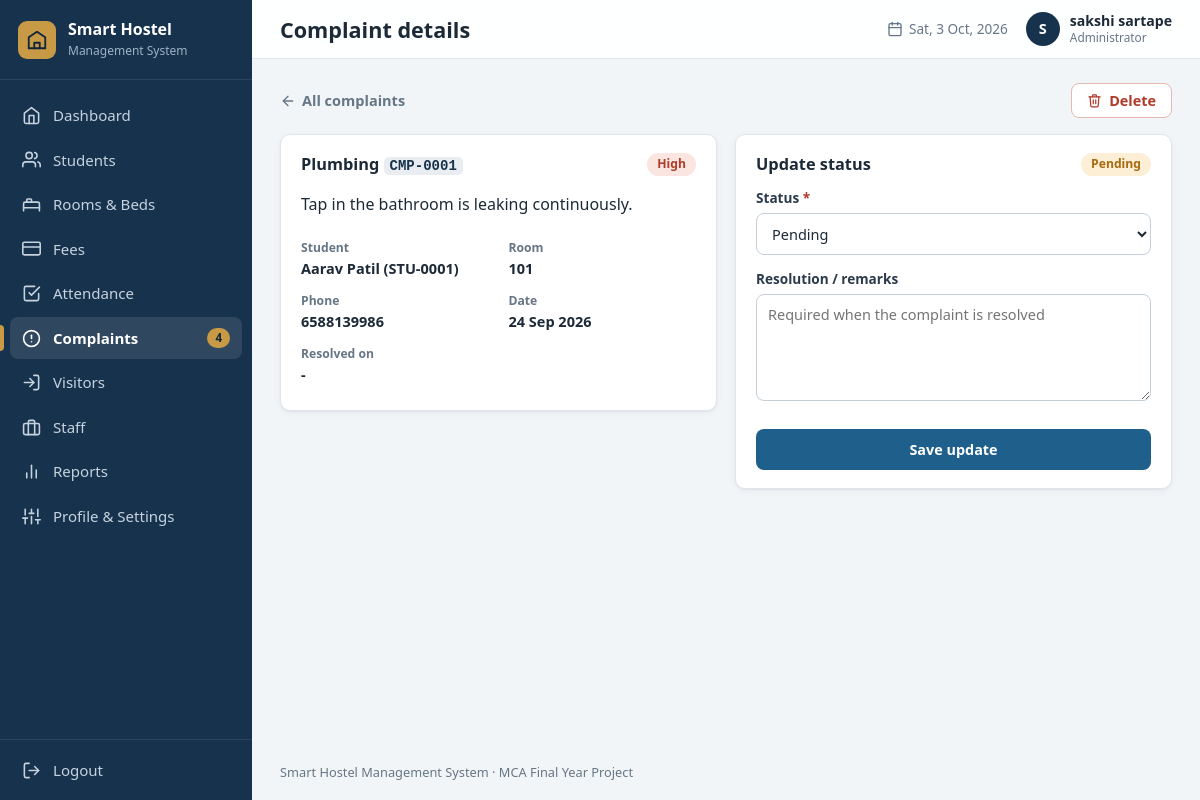
Screenshot of /complaints/1 (signed in) with the database file from the repository.
### tables this page shows
CREATE TABLE settings (
    key   TEXT PRIMARY KEY,
    value TEXT NOT NULL
);

CREATE TABLE users (
    id            INTEGER PRIMARY KEY AUTOINCREMENT,
    username      TEXT NOT NULL UNIQUE COLLATE NOCASE,
    password_hash TEXT NOT NULL,
    full_name     TEXT NOT NULL,
    email         TEXT,
    phone         TEXT,
    role          TEXT NOT NULL DEFAULT 'Administrator',
    created_at    TEXT NOT NULL DEFAULT (datetime('now','localtime')),
    last_login    TEXT
);

CREATE TABLE complaints (
    id             INTEGER PRIMARY KEY AUTOINCREMENT,
    student_id     INTEGER NOT NULL REFERENCES students(id) ON DELETE CASCADE,
    category       TEXT    NOT NULL,
    description    TEXT    NOT NULL,
    complaint_date TEXT    NOT NULL,
    priority       TEXT    NOT NULL DEFAULT 'Medium' CHECK (priority IN ('Low','Medium','High')),
    status         TEXT    NOT NULL DEFAULT 'Pending' CHECK (status IN ('Pending','In Progress','Resolved')),
    resolution     TEXT,
    resolved_date  TEXT,
    created_at     TEXT    NOT NULL DEFAULT (datetime('now','localtime')),
    -- a complaint has a resolved date if, and only if, it is Resolved
    CHECK ((status = 'Resolved' AND resolved_date IS NOT NULL)
        OR (status <> 'Resolved' AND resolved_date IS NULL))
);

CREATE TABLE rooms (
    id                INTEGER PRIMARY KEY AUTOINCREMENT,
    room_no           TEXT    NOT NULL UNIQUE COLLATE NOCASE,
    floor             INTEGER NOT NULL CHECK (floor BETWEEN 0 AND 50),
    room_type         TEXT    NOT NULL CHECK (room_type IN ('Single','Double','Triple','Dormitory')),
    capacity          INTEGER NOT NULL CHECK (capacity BETWEEN 1 AND 50),
    under_maintenance INTEGER NOT NULL DEFAULT 0 CHECK (under_maintenance IN (0,1)),
    notes             TEXT,
    created_at        TEXT    NOT NULL DEFAULT (datetime('now','localtime')),
    -- the room type decides the capacity (Dormitory = 4 or more beds)
    CHECK (   (room_type = 'Single'    AND capacity = 1)
           OR (room_type = 'Double'    AND capacity = 2)
           OR (room_type = 'Triple'    AND capacity = 3)
           OR (room_type = 'Dormitory' AND capacity >= 4))
);

CREATE TABLE students (
    id             INTEGER PRIMARY KEY AUTOINCREMENT,
    student_code   TEXT NOT NULL UNIQUE,                 -- e.g. STU-0001
    full_name      TEXT NOT NULL,
    gender         TEXT NOT NULL CHECK (gender IN ('Male','Female','Other')),
    dob            TEXT,                                 -- YYYY-MM-DD
    age            INTEGER CHECK (age IS NULL OR age BETWEEN 10 AND 100),
    phone          TEXT NOT NULL UNIQUE,
    email          TEXT UNIQUE COLLATE NOCASE,           -- NULL allowed, duplicates not
    address        TEXT,
    guardian_name  TEXT,
    guardian_phone TEXT,
    course         TEXT NOT NULL,
    department     TEXT,
    year           INTEGER CHECK (year IS NULL OR year BETWEEN 1 AND 6),
    room_id        INTEGER REFERENCES rooms(id) ON DELETE RESTRICT,
    admission_date TEXT NOT NULL,
    status         TEXT NOT NULL DEFAULT 'Active' CHECK (status IN ('Active','Inactive','Left')),
    created_at     TEXT NOT NULL DEFAULT (datetime('now','localtime')),
    -- only an Active student may hold a bed
    CHECK (status = 'Active' OR room_id IS NULL)
);

### routes/complaints.py (the view)
@bp.route("/<int:complaint_id>")
def complaint_details(complaint_id):
    return render_template("complaint_details.html", c=_load(complaint_id), errors={},
                           statuses=helpers.COMPLAINT_STATUSES)

### db.py (called while the page is built)
def connect(path):
    conn = sqlite3.connect(path, timeout=10)
    conn.row_factory = sqlite3.Row          # rows behave like dicts: row["name"]
    conn.execute("PRAGMA foreign_keys = ON")
    return conn

def get_db():
    if "db" not in g:
        g.db = connect(current_app.config["DATABASE"])
    return g.db

def query_one(sql, params=()):
    return get_db().execute(sql, params).fetchone()

def scalar(sql, params=()):
    row = get_db().execute(sql, params).fetchone()
    return row[0] if row else None

def get_setting(key, default=""):
    row = query_one("SELECT value FROM settings WHERE key = ?", (key,))
    return row["value"] if row else DEFAULT_SETTINGS.get(key, default)

### helpers.py (called while the page is built)
def clean(value):
    return (value or "").strip()

def parse_date(value):
    try:
        return datetime.strptime(clean(value), "%Y-%m-%d").date()
    except ValueError:
        return None

def today():
    return date.today().isoformat()

def csrf_token():
    if "_csrf" not in session:
        session["_csrf"] = secrets.token_hex(16)
    return session["_csrf"]

def fmt_date(value):
    d = parse_date(value) if value else None
    return d.strftime("%d %b %Y") if d else "-"

def icon(name, size=18):
    path = _ICONS.get(name, _ICONS["file"])
    return Markup(f'<svg class="icon" width="{size}" height="{size}" viewBox="0 0 24 24" fill="none" '
                  f'stroke="currentColor" stroke-width="2" stroke-linecap="round" '
                  f'stroke-linejoin="round" aria-hidden="true">{path}</svg>')

### routes/complaints.py (called while the page is built)
def _load(complaint_id):
    row = db.query_one(
        "SELECT c.*, s.full_name, s.student_code, s.phone, r.room_no FROM complaints c "
        "JOIN students s ON s.id = c.student_id LEFT JOIN rooms r ON r.id = s.room_id WHERE c.id = ?",
        (complaint_id,))
    if row is None:
        abort(404)
    return row

### templates/complaint_details.html (shortened to what this page needs)
{% extends "base.html" %}
{% from "_macros.html" import badge, info, csrf, select, textarea, delete_button %}
{% block heading %}<h1>Complaint details</h1>{% endblock %}
{% block content %}
<div class="page-head">
  <a class="back-link" href="{{ url_for('complaints.list_complaints') }}">{{ icon('arrow-left', 16) }} All complaints</a>
  {{ delete_button(url_for('complaints.delete_complaint', complaint_id=c.id), 'Delete this complaint? This cannot be undone.', 'Delete', small=False) }}
</div>
<div class="grid-2 align-start">
  <section class="card">
    <div class="card-head"><h2>{{ c.category }} <span class="code">CMP-{{ '%04d'|format(c.id) }}</span></h2>{{ badge(c.priority) }}</div>
    <p class="complaint-text">{{ c.description }}</p>
    <dl class="info-grid">
      {{ info('Student', c.full_name ~ ' (' ~ c.student_code ~ ')') }}
      {{ info('Room', c.room_no) }}
      {{ info('Phone', c.phone) }}
      {{ info('Date', c.complaint_date|fmt_date) }}
      {{ info('Resolved on', c.resolved_date|fmt_date if c.resolved_date else '') }}
    </dl>
  </section>
  <section class="card">
    <div class="card-head"><h2>Update status</h2>{{ badge(c.status) }}</div>
    <form method="post" action="{{ url_for('complaints.update_complaint', complaint_id=c.id) }}" novalidate data-validate>
      <div class="form-grid">
        {{ select('Status', 'status', statuses, c['status'], errors, required=True, blank='', span=2) }}
        {{ textarea('Resolution / remarks', 'resolution', c['resolution'], errors, rows=4, placeholder='Required when the complaint is resolved') }}
      </div>
      <button class="btn btn-primary btn-block" type="submit">Save update</button>
    </form>
  </section>
</div>
{% endblock %}

### templates/base.html (shortened to what this page needs)
{% from "_macros.html" import csrf %}
<!DOCTYPE html>
<html lang="en">
<head>
  <link rel="stylesheet" href="{{ url_for('static', filename='css/style.css') }}">
</head>
<body class="app">
<aside class="sidebar" id="sidebar">
  <a class="brand" href="{{ url_for('dashboard.index') }}">
    <span class="brand-mark">{{ icon('building', 22) }}</span>
    <span class="brand-text"><strong>{{ hostel_name }}</strong><small>Management System</small></span>
  </a>
  <nav class="nav" aria-label="Main navigation">
    {% for bp_name, endpoint, label, icon_name in navigation %}
      <a href="{{ url_for(endpoint) }}" class="nav-link{% if request.blueprint == bp_name %} active{% endif %}">
        {{ icon(icon_name, 19) }}<span>{{ label }}</span>
        {% if bp_name == 'complaints' and open_complaints %}<em class="nav-count">{{ open_complaints }}</em>{% endif %}
      </a>
    {% endfor %}
  </nav>
  <form method="post" action="{{ url_for('auth.logout') }}" class="logout-form">
    <button type="submit" class="nav-link logout">{{ icon('logout', 19) }}<span>Logout</span></button>
  </form>
</aside>
<div class="main">
  <header class="topbar">
    <div class="topbar-title">{% block heading %}{% endblock %}</div>
    <div class="topbar-right">
      <span class="topbar-date">{{ icon('calendar', 16) }} <span id="today-label">{{ today() }}</span></span>
      <a class="user-chip" href="{{ url_for('profile.view') }}" title="Profile & settings">
        <span class="avatar">{{ current_user.full_name[:1]|upper }}</span>
        <span class="user-name">{{ current_user.full_name }}<small>{{ current_user.role }}</small></span>
      </a>
    </div>
  </header>
  <main class="content">
    {% block content %}{% endblock %}
  </main>
  <footer class="footer">{{ hostel_name }} Management System &middot; MCA Final Year Project</footer>
</div>
</body>
</html>

### templates/_macros.html (shortened to what this page needs)
{% macro badge(text) %}<span class="badge badge-{{ (text or '')|lower|replace(' ', '-') }}">{{ text }}</span>{% endmacro %}
{% macro select(label, name, options, value='', errors={}, required=False, blank='Select...', span=1, attrs='') %}
<div class="field{% if errors.get(name) %} has-error{% endif %}{% if span == 2 %} span-2{% endif %}">
  <label for="f_{{ name }}">{{ label }}{% if required %} <span class="req" title="required">*</span>{% endif %}</label>
  <select id="f_{{ name }}" name="{{ name }}" {% if required %}required{% endif %} {{ attrs|safe }}>
    {% for o in options %}
      {% set v = o[0] if o is not string else o %}{% set l = o[1] if o is not string else o %}
      <option value="{{ v }}" {% if value|string == v|string %}selected{% endif %}>{{ l }}</option>
    {% endfor %}
  </select>
</div>
{% endmacro %}
{% macro textarea(label, name, value='', errors={}, required=False, rows=3, placeholder='', span=2) %}
<div class="field{% if errors.get(name) %} has-error{% endif %}{% if span == 2 %} span-2{% endif %}">
  <label for="f_{{ name }}">{{ label }}{% if required %} <span class="req" title="required">*</span>{% endif %}</label>
  <textarea id="f_{{ name }}" name="{{ name }}" rows="{{ rows }}" placeholder="{{ placeholder }}" {% if required %}required{% endif %}>{{ value or '' }}</textarea>
</div>
{% endmacro %}
{% macro delete_button(url, message, label='Delete', small=True, next_url='') %}
<form method="post" action="{{ url }}" class="inline-form" data-confirm="{{ message }}">
  <button type="submit" class="btn btn-danger{% if small %} btn-sm{% endif %}" title="{{ label or 'Delete' }}" aria-label="{{ label or 'Delete' }}">{{ icon('trash', 15) }}{% if label %} {{ label }}{% endif %}</button>
</form>
{% endmacro %}
{% macro info(label, value) %}
<div class="info-item"><dt>{{ label }}</dt><dd>{{ value if value not in (none, '') else '-' }}</dd></div>
{% endmacro %}

### rows the page displays
settings: value "Smart Hostel"
users: full_name "S", full_name "sakshi sartape", role "Administrator"
complaints: category "Plumbing", id "0001", priority "High Pending", description "Tap in the bathroom is leaking continuously.", complaint_date "24 Sep 2026", status "Pending"
rooms: room_no "101"
students: phone "6588139986"

### other values shown
{{ label }} "Dashboard" "Students" "Rooms & Beds" "Fees" "Attendance" "Complaints" "Visitors" "Staff" "Reports" "Profile & Settings"
{{ open_complaints }} "4"
{{ label }} "Delete"
{{ label }} "Student Room Phone Date Resolved on"
{{ value if value not in (none, '') else '-' }} "Aarav Patil (STU-0001) -"
{{ label }} "Status"
{{ label }} "Resolution / remarks"
